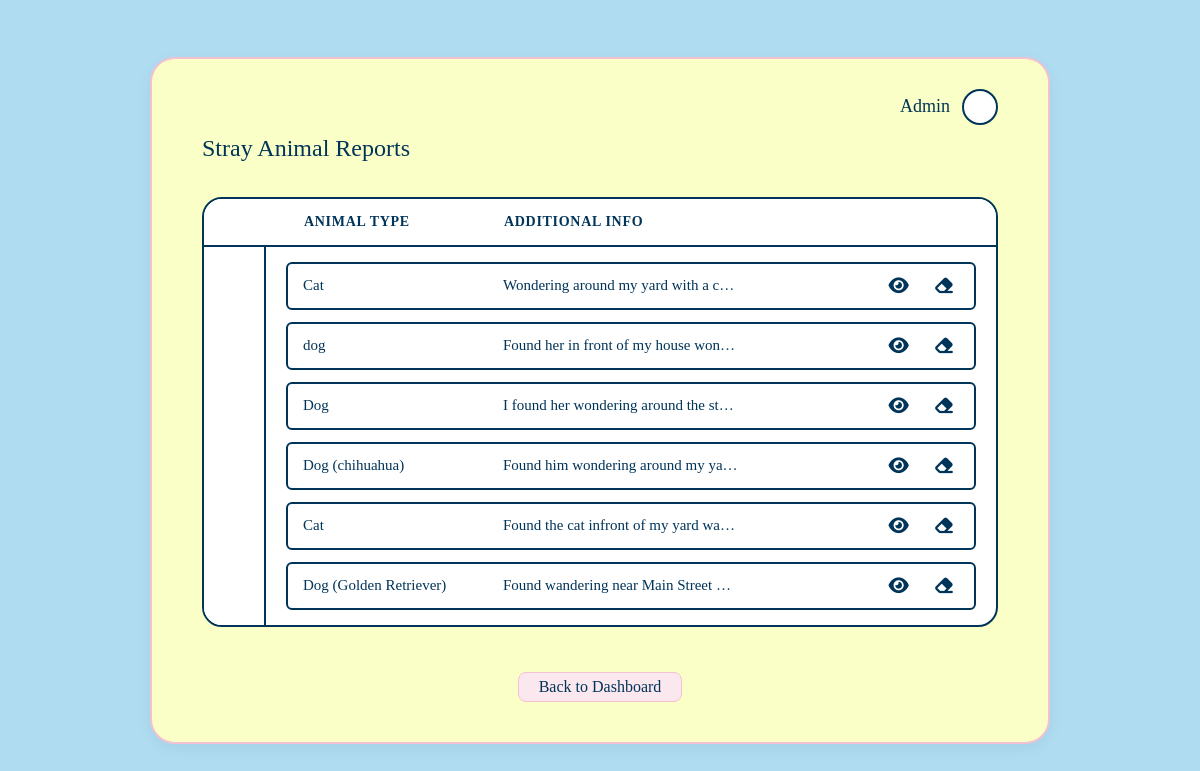
Screenshot of /strayanimal.php (signed in) with the database file from the repository.
### tables this page shows
CREATE TABLE `stray` (
  `stray_id` int(10) UNSIGNED NOT NULL,
  `animal_type` varchar(255) NOT NULL,
  `additional_info` text DEFAULT NULL,
  `email` varchar(255) NOT NULL,
  `contact_info` varchar(255) NOT NULL,
  `user_id` int(10) UNSIGNED NOT NULL
);

### strayanimal.php (the view, shortened to what this page needs)
<?php
$host     = 'localhost';
$db_name  = 'pet_database';
$db_user  = 'root';
$db_pass  = '';
$charset  = 'utf8mb4';
$dsn = "mysql:host=$host;dbname=$db_name;charset=$charset";
$options = [
    PDO::ATTR_ERRMODE            => PDO::ERRMODE_EXCEPTION,
    PDO::ATTR_DEFAULT_FETCH_MODE => PDO::FETCH_ASSOC,
    PDO::ATTR_EMULATE_PREPARES   => false,
];
try {
    $pdo = new PDO($dsn, $db_user, $db_pass, $options);
} catch (\PDOException $e) {
    die("Database connection failed: " . $e->getMessage());
}
try {
    $stmt = $pdo->query('SELECT * FROM stray ORDER BY stray_id DESC');
    $stray_animals = $stmt->fetchAll();
} catch (\PDOException $e) {
    die("Query failed: " . $e->getMessage());
}
?>
<!DOCTYPE html>
<html lang="en">
<head>
    <link rel="stylesheet" href="https://cdnjs.cloudflare.com/ajax/libs/font-awesome/6.5.1/css/all.min.css">
    <link rel="stylesheet" href="userstyles.css">
</head>
<body>
    <div class="dashboard-screen-wrapper">
        <div class="dashboard-box">
            <header class="dashboard-header">
                <a href="admin_dashboard.php" class="admin-profile-badge" title="Logged in as <?php echo htmlspecialchars($_SESSION['username']); ?>">
                    <span>Admin</span>
                    <div class="admin-avatar-circle"></div>
                </a>
            </header>
            <main>
                <h1 class="dashboard-title">Stray Animal Reports</h1>
                <div class="table-card">
                    <div class="table-card-header">
                        <div class="col-name">ANIMAL TYPE</div>
                        <div class="col-email">ADDITIONAL INFO</div>
                        <div></div> </div>
                    <div class="table-card-body-wrapper">
                        <div class="table-sidebar-accent"></div>
                        <div class="table-rows-container">
                            <?php if (!empty($stray_animals)): ?>
                                <?php foreach ($stray_animals as $stray): ?>
                                    <div class="table-data-row">
                                        <div class="cell-data col-name">
                                            <?php echo htmlspecialchars($stray['animal_type']); ?>
                                        </div>
                                        <div class="cell-data col-email">
                                            <?php echo htmlspecialchars($stray['additional_info'] ?? ''); ?>
                                        </div>
                                        <div class="cell-actions">
                                            <button class="action-btn view-btn" title="View Details"><i class="fa-solid fa-eye"></i></button>
                                            <button class="action-btn delete-btn" title="Delete Report"><i class="fa-solid fa-eraser"></i></button>
                                        </div>
                                    </div>
                                <?php endforeach; ?>
                            <?php else: ?>
                                <div class="no-data-msg">No stray animal reports found.</div>
                            <?php endif; ?>
                        </div>
                    </div>
                </div>
                <div class="action-footer">
                    <a href="admin_dashboard.php" class="btn-back">Back to Dashboard</a>
                </div>
            </main>
        </div>
    </div>
</body>
</html>

### userstyles.css (style rules this page uses)
body { background: #afdcf1; font-family: "Georgia", serif; color: #003459; margin: 0; padding: 0; min-height: 100vh; display: flex; flex-direction: column; }
.dashboard-screen-wrapper { display: flex; justify-content: center; align-items: center; min-height: 100vh; box-sizing: border-box; padding: 20px; }
.dashboard-box { background-color: #faffc7; border: 2px solid #f3c1d2; border-radius: 25px; width: 100%; max-width: 900px; padding: 30px 50px 40px 50px; box-shadow: 0 4px 15px rgba(0,0,0,0.05); box-sizing: border-box; }
.dashboard-header { display: flex; justify-content: flex-end; align-items: center; margin-bottom: 10px; }
.admin-profile-badge { display: flex; align-items: center; gap: 12px; text-decoration: none; color: #003459; }
.admin-profile-badge span { font-family: "Georgia", serif; font-size: 18px; font-weight: normal; }
.admin-avatar-circle { width: 32px; height: 32px; background-color: #ffffff; border: 2px solid #003459; border-radius: 50%; transition: background-color 0.2s ease; }
.dashboard-title { font-family: "Georgia", serif; font-size: 24px; font-weight: normal; margin-top: 10px; margin-bottom: 35px; color: #003459; }
.table-card { background-color: #ffffff; border: 2px solid #003459; border-radius: 20px; overflow: hidden; margin-bottom: 35px; display: flex; flex-direction: column; }
.table-card-header { display: flex; align-items: center; border-bottom: 2px solid #003459; padding: 15px 20px; background-color: #ffffff; font-weight: bold; font-size: 14px; letter-spacing: 0.05em; }
.table-card-body-wrapper { display: flex; min-height: 200px; }
.table-sidebar-accent { width: 60px; border-right: 2px solid #003459; background-color: #ffffff; flex-shrink: 0; }
.table-rows-container { flex-grow: 1; padding: 15px 20px; display: flex; flex-direction: column; gap: 12px; }
.table-data-row { display: flex; align-items: center; border: 2px solid #003459; border-radius: 6px; padding: 8px 15px; background-color: #ffffff; width: 100%; box-sizing: border-box; }
.col-name { width: 200px; flex-shrink: 0; }
.col-email { width: 250px; flex-shrink: 0; }
.cell-data { font-size: 15px; color: #003459; white-space: nowrap; overflow: hidden; text-overflow: ellipsis; padding-right: 15px; box-sizing: border-box; }
.cell-actions { width: 100px; display: flex; gap: 15px; justify-content: flex-end; margin-left: auto; flex-shrink: 0; align-items: center; }
.action-btn { background: none; border: none; cursor: pointer; padding: 5px; display: flex; align-items: center; justify-content: center; transition: transform 0.1s ease; }
.action-btn i { font-size: 18px; color: #003459; }
.logout-container, .action-footer { padding-top: 10px; display: flex; justify-content: center; align-items: center; width: 100%; }
.btn-logout, .btn-back { background-color: #fbe7ee; padding: 5px 20px; border: 1px solid #f3c1d2; border-radius: 8px; transition: all 0.2s ease; text-decoration: none; color: #003459; display: inline-block; font-family: "Georgia", serif; font-size: 16px; }

### rows the page displays
stray: animal_type "Cat", additional_info "Wondering around my yard with a c…"
stray: animal_type "dog", additional_info "Found her in front of my house won…"
stray: animal_type "Dog", additional_info "I found her wondering around the st…"
stray: animal_type "Dog (chihuahua)", additional_info "Found him wondering around my ya…"
stray: animal_type "Cat", additional_info "Found the cat infront of my yard wa…"
stray: animal_type "Dog (Golden Retriever)", additional_info "Found wandering near Main Street…"
